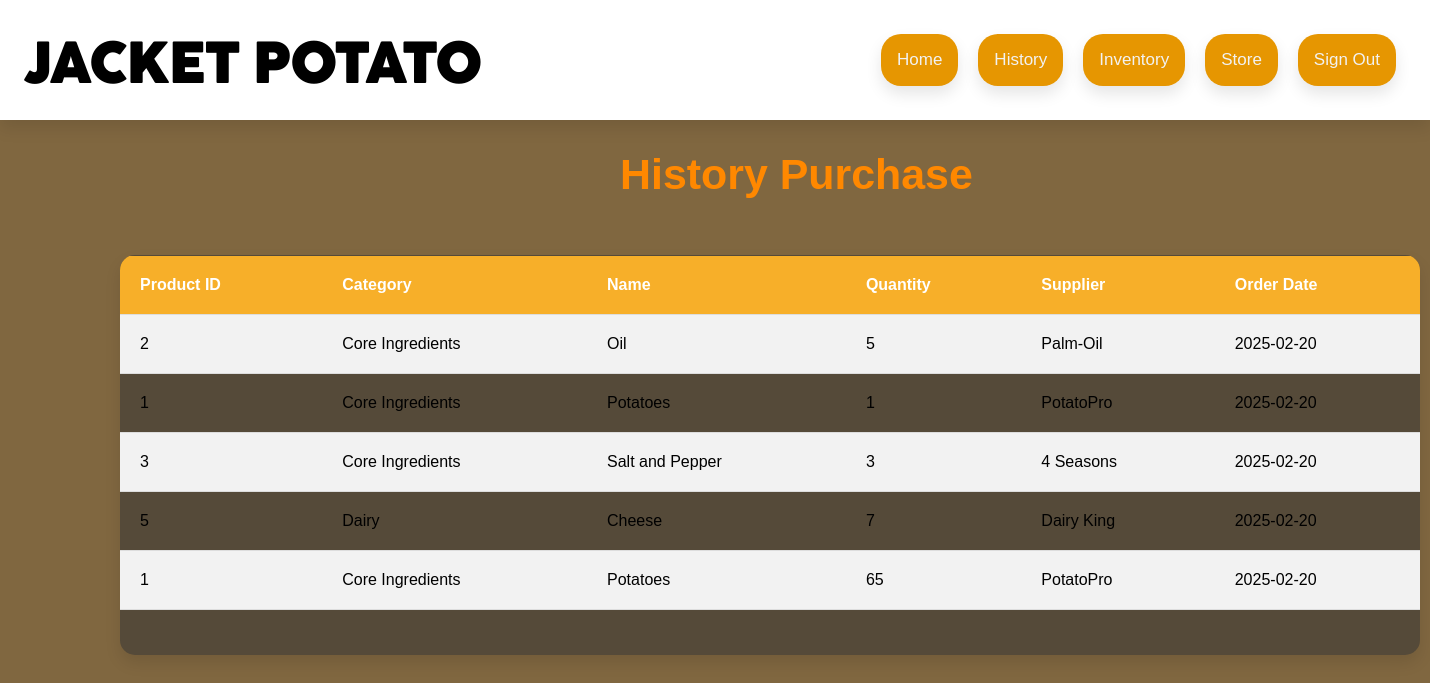
The page /history.php (signed in) on the database its author committed.
### tables this page shows
CREATE TABLE `history` (
  `id` int(255) NOT NULL,
  `product_id` varchar(255) NOT NULL,
  `category` varchar(25) NOT NULL,
  `name` varchar(25) NOT NULL,
  `quantity` int(11) NOT NULL,
  `supplier` varchar(50) NOT NULL,
  `order_date` date NOT NULL
);

### history.php (the view, shortened to what this page needs)
<!DOCTYPE html>
<html lang="en">
<head>
    <link rel="stylesheet" href="media/style.css">
</head>
<body class="bg-history">
<?php include 'header.php'; ?>
 <h3>History Purchase</h3>
    <div class="history-container">
        <br>
       <?php
        include("db_conn.php");
        $sql = "SELECT product_id, category, name, quantity, supplier, order_date FROM history";
        $result = $conn->query($sql);
        if ($result->num_rows > 0) {
            echo "<table border='1'>";
            echo "<tr>
                    <th>Product ID</th>
                    <th>Category</th>
                    <th>Name</th>
                    <th>Quantity</th>
                    <th>Supplier</th>
                    <th>Order Date</th>
                  </tr>";
            while ($row = $result->fetch_assoc()) {
                echo "<tr>
                        <td>{$row['product_id']}</td>
                        <td>{$row['category']}</td>
                        <td>{$row['name']}</td>
                        <td>{$row['quantity']}</td>
                        <td>{$row['supplier']}</td>
                        <td>{$row['order_date']}</td>
                      </tr>";
            }
            echo "</table>";
        } else {
            echo "<p>No purchase history found.</p>";
        }
        ?>
    </div>
</body>
</html>

### header.php (shortened to what this page needs)
<!DOCTYPE html>
<html lang="en">
<head>
    <link rel="stylesheet" href="css/style.css">
</head>
<body>
<div class="navbar">
 <h1>JACKET POTATO</h1>
  <a href="sign_out.php">Sign Out</a>
  <a href="order.php">Store</a>
  <a href="inventory.php">Inventory</a>
  <a href="history.php">History</a>
  <a href="home.php">Home</a>
</div>
</body>
</html>

### css/style.css (style rules this page uses)
:root { --main-color:#33302B; --ibg:#554A39; --obg:#806740; --hbg:#40230f; --buttoncolor:#E69601; --black:#000000; --white:#fff; --border:.1rem solid rgba(0,0,0,.2); --box-shadow:0 .5rem 1rem rgba(0,0,0,.1); }
body { font-family:'Franklin Gothic Medium', 'Arial Narrow', Arial, sans-serif }
* { font-family:'Franklin Gothic Medium', 'Arial Narrow', Arial, sans-serif; margin: 0; padding: 0; box-sizing: border-box; outline: none; border: none; text-decoration: none; scrollbar-color: var(--main-color) var(--black); scrollbar-width: thin; }
h1 { font-family: "Cocagoose"; font-size: 120px; }
.navbar { overflow: hidden; background-color: #fff; position: fixed; padding: 3vh; top: 0; width: 100%; box-shadow: var(--box-shadow); z-index: 1; }
.navbar h1 { float: left; font-size: 55px; padding-top: 10px; padding-right: 10px; overflow: visible; }
.navbar a { float: right; display: block; color: #f2f2f2; text-align: center; padding: 16px 16px; text-decoration: none; font-size: 17px; margin: 10px; border-radius: 20px; box-shadow: var(--box-shadow); background-color: #E69601; }
.bg-history { background-color: var(--obg); }
.bg-history h3 { color: rgb(255, 136, 0); position:absolute; top: 150px; left:620px; max-width: 100%; height: auto; font-size: 3vw; text-align: center; }
.history-container { position:relative; top: 255px; left:120px; height: 400px; width: 1300px; background-color: var(--ibg); overflow: scroll; overflow-x: hidden; box-shadow: var(--box-shadow); border-radius: 15px; }
table { position:absolute; top:1px; width: 100%; border-collapse: collapse; }
th, td { padding: 20px; text-align: left; border-bottom: 1px solid #ddd; }
tr:nth-child(even) { background-color: #f2f2f2; }
th { background-color: #f7af29; color: white; }

### rows shown on the page
history: product "2", category "Core Ingredients", name "Oil", quantity "5", supplier "Palm-Oil", order_date "2025-02-20"
history: product "1", category "Core Ingredients", name "Potatoes", quantity "1", supplier "PotatoPro", order_date "2025-02-20"
history: product "3", category "Core Ingredients", name "Salt and Pepper", quantity "3", supplier "4 Seasons", order_date "2025-02-20"
history: product "5", category "Dairy", name "Cheese", quantity "7", supplier "Dairy King", order_date "2025-02-20"
history: product "1", category "Core Ingredients", name "Potatoes", quantity "65", supplier "PotatoPro", order_date "2025-02-20"
